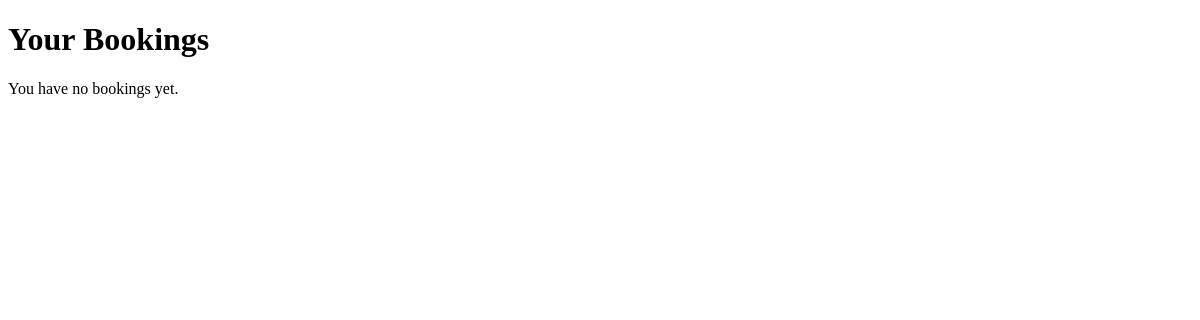
The app's page /trainers/my_bookings/ (signed in), older data.
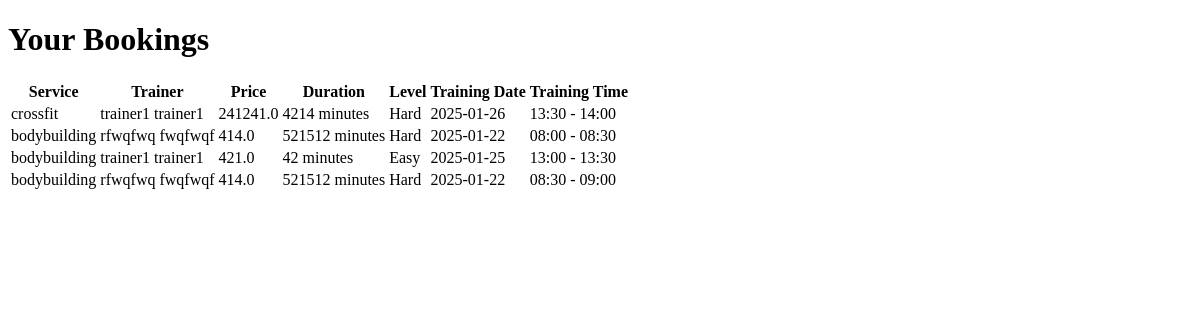
The same page, newer data.
### booking/models.py (models this page shows)
class Booking(models.Model):
    user = models.ForeignKey(User, on_delete=models.CASCADE, related_name='user')
    trainer = models.ForeignKey(User, on_delete=models.CASCADE, related_name='trainer')
    datetime_start = models.DateTimeField(verbose_name='Datetime start', auto_now=False, null=False)
    datetime_end = models.DateTimeField(verbose_name='Datetime end', auto_now=False, null=False)
    service = models.ForeignKey(Service, on_delete=models.CASCADE)
    status = models.BooleanField(default=False)
    class Meta:
        constraints = [
            models.UniqueConstraint(fields=['trainer', 'datetime_start'], name='unique_trainer_time_slot')
        ]

### trainer/models.py (models this page shows, shortened)
class Category(models.Model):
    name = models.CharField(max_length=100)

class Service(models.Model):
    LEVEL_CHOICES = [
        ('Easy', 'Easy'),
        ('Medium', 'Medium'),
        ('Hard', 'Hard'),
    ]
    level = models.CharField(max_length=10, choices=LEVEL_CHOICES, default='Easy')
    category = models.ForeignKey(Category, on_delete=models.CASCADE)
    trainer = models.ForeignKey(User, on_delete=models.CASCADE)
    price = models.FloatField()
    duration = models.IntegerField()

### trainer/views.py (the view)
# urls.py: path('my_bookings/', views.my_bookings, name='my_bookings'),
def my_bookings(request):
    if not request.user.is_authenticated:
        return redirect('login')
    current_user = request.user
    bookings = Booking.objects.filter(user=current_user).all()
    for booking in bookings:
        booking.service_category = booking.service.category.name
    return render(request, 'success.html', context={'bookings': bookings})

### templates/success.html (shortened to what this page needs)
<!DOCTYPE html>
<html lang="en">
<head>
</head>
<body>
        <h1>Your Bookings</h1>
    {% if bookings %}
        <table>
            <thead>
                <tr>
                    <th>Service</th>
                    <th>Trainer</th>
                    <th>Price</th>
                    <th>Duration</th>
                    <th>Level</th>
                    <th>Training Date</th>
                    <th>Training Time</th>
                </tr>
            </thead>
            <tbody>
                {% for booking in bookings %}
                    <tr>
                        <td>{{ booking.service_category }}</td>
                        <td>{{ booking.trainer.first_name }} {{ booking.trainer.last_name }}</td>
                        <td>{{ booking.service.price }}</td>
                        <td>{{ booking.service.duration }} minutes</td>
                        <td>{{ booking.service.level }}</td>
                        <td>{{ booking.datetime_start|date:"Y-m-d" }}</td>
                        <td>{{ booking.datetime_start|time:"H:i" }} - {{ booking.datetime_end|time:"H:i" }}</td>
                    </tr>
                {% endfor %}
            </tbody>
        </table>
    {% else %}
        <p>You have no bookings yet.</p>
    {% endif %}
</body>
</html>

Row changes from the older to the newer data that the page shows:
added Booking: service_category "crossfit", trainer.first_name "trainer1", trainer.last_name "trainer1", service.price "241241.0", service.duration "4214", service.level "Hard", datetime_start "2025-01-26", datetime_start "13:30", datetime_end "14:00"
added Booking: service_category "bodybuilding", trainer.first_name "rfwqfwq", trainer.last_name "fwqfwqf", service.price "414.0", service.duration "521512", service.level "Hard", datetime_start "2025-01-22", datetime_start "08:00", datetime_end "08:30"
added Booking: service_category "bodybuilding", trainer.first_name "trainer1", trainer.last_name "trainer1", service.price "421.0", service.duration "42", service.level "Easy", datetime_start "2025-01-25", datetime_start "13:00", datetime_end "13:30"
added Booking: service_category "bodybuilding", trainer.first_name "rfwqfwq", trainer.last_name "fwqfwqf", service.price "414.0", service.duration "521512", service.level "Hard", datetime_start "2025-01-22", datetime_start "08:30", datetime_end "09:00"
Text that changed along with them:
text no longer shown: "You have no bookings yet."
text now shown: "Service Trainer Price Duration Level Training Date Training Time"
